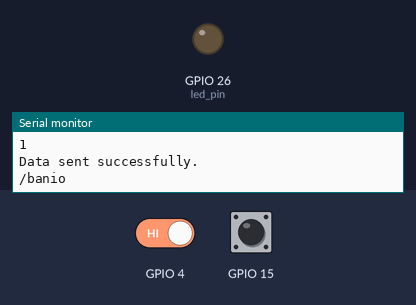
Bench run of a sketch on a simulated ESP32. Parts: output pins drawn as LEDs (lit = HIGH), the last lines printed to the serial monitor. Inputs (shaded band) come from the test bench; at power-on: GPIO 15 HIGH, GPIO 4 HIGH. WiFi joins after 1.5 s; servers stay silent unless stated.

Above: at 2.7 s.
2.8 s: GPIO 15 pulled LOW for 0.15 s
At 2.93 s:
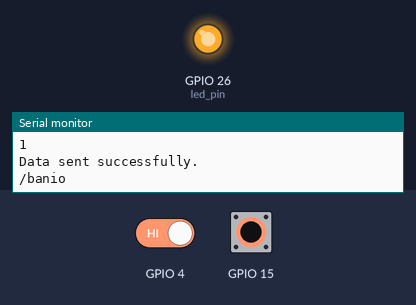
9.6 s: GPIO 15 pulled LOW for 3.2 s
At 13.4 s:
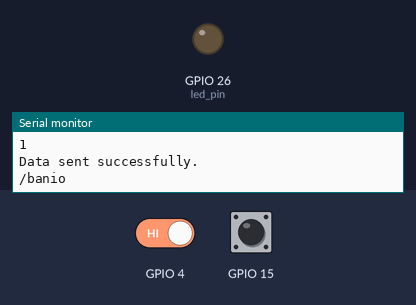
14.4 s: GPIO 4 driven LOW and GPIO 15 driven LOW
At 16.2 s:
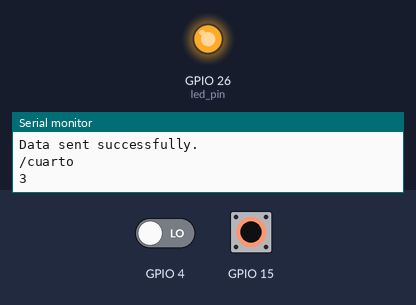
17.2 s: GPIO 15 driven HIGH
At 19.4 s:
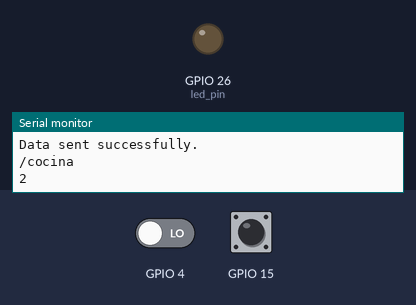
Timing chart, 0 to 20.6 s (numbered marks = the images above; inputs shaded):
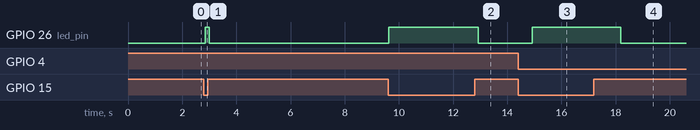

The sketch:

ArduinoRDTB.ino
```cpp
#include <Arduino.h>
#include <WiFi.h>
#include <Firebase_ESP_Client.h>
#include <addons/TokenHelper.h>
#include <addons/RTDBHelper.h>
const char* WIFI_SSID = "Xiaomi 13T";
const char* WIFI_PASSWORD= "pepinodemar";
const char* API_KEY= "AIzaSyAxiReY8V2fk9P1BbV0vK5E5spwJ9AGKkg";
const char* DATABASE_URL= "https://realdatabase-9cdc9-default-rtdb.firebaseio.com";
const char* USER_EMAIL= "esp32@gmail.com";
const char* USER_PASSWORD= "1034596";
FirebaseData fbdo;
FirebaseAuth auth;
FirebaseConfig config;
unsigned long sendDataPrevMillis = 0;
unsigned long count = 0;
const int led_pin = 26;
int cont = 0;
bool buttonState = false;

void setup_WIFI() {
  WiFi.begin(WIFI_SSID, WIFI_PASSWORD);
  Serial.print("Connecting to Wi-Fi");
  while (WiFi.status() != WL_CONNECTED) {
    Serial.print(".");
    delay(300);
  }
  Serial.println();
  Serial.print("Connected with IP: ");
  Serial.println(WiFi.localIP());
  Serial.println();
}

void setupFirebase() {
  config.api_key = API_KEY;
  auth.user.email = USER_EMAIL;
  auth.user.password = USER_PASSWORD;
  config.database_url = DATABASE_URL;
  config.token_status_callback = tokenStatusCallback;
  config.signer.tokens.legacy_token = "<database secret>";
  Firebase.reconnectNetwork(true);
  fbdo.setBSSLBufferSize(4096, 1024);
  fbdo.setResponseSize(2048);
  Firebase.begin(&config, &auth);
  Firebase.setDoubleDigits(5);
  config.timeout.serverResponse = 10 * 1000;
  Serial.printf("Firebase Client v%s\n\n", FIREBASE_CLIENT_VERSION);
}

void setup() {
  Serial.begin(115200);
  setup_WIFI();
  setupFirebase();
  pinMode(led_pin, OUTPUT);
}

void loop() {
  int cuarto = touchRead(T3);
  int cambio = touchRead(T0);
  if (cambio < 20) {
    cont++;
    Serial.println(cont);
    delay(500);
    if (cont > 5) {
      cont = 0;
      Serial.println(cont);
    }
  }
  if (cuarto < 20) {
    digitalWrite(led_pin, 1);
    buttonState = false;
  }
  else{
    digitalWrite(led_pin, 0);
    buttonState = true;
  }
  if (Firebase.ready() && (millis() - sendDataPrevMillis > 15000 || sendDataPrevMillis == 0)) {
    switch (cont) {
      case 0:
        dato("/banio");
        break;
      case 1:
        dato("/cocina");
        break;
      case 2:
        dato("/cuarto");
        break;
      case 3:
        dato("/sala");
        break;
      case 4:
        dato("/musica");
        break;
      case 5:
        dato("/lavado");
        break;
    }
  }
}

void dato(String nombre) {
  if (Firebase.RTDB.setBool(&fbdo, F(nombre.c_str()), buttonState)) {
    Serial.println(buttonState);
    Serial.println("Data sent successfully.");
    Serial.println(nombre);
  } else {
    Serial.println(buttonState);
    Serial.print("Failed to send data: ");
    Serial.println(nombre);
    Serial.println(fbdo.errorReason().c_str());
  }
}
```

Measured:
- after the input at 2.8 s, GPIO 26 (led_pin): LOW → HIGH after 0.06 s, → LOW 0.15 s later
- after the input at 9.6 s, GPIO 26 (led_pin): LOW → HIGH at once, → LOW 3.3 s later
- after the input at 14.4 s, GPIO 26 (led_pin): LOW → HIGH after 0.53 s
- after the input at 17.2 s, GPIO 26 (led_pin): HIGH → LOW after 0.98 s
